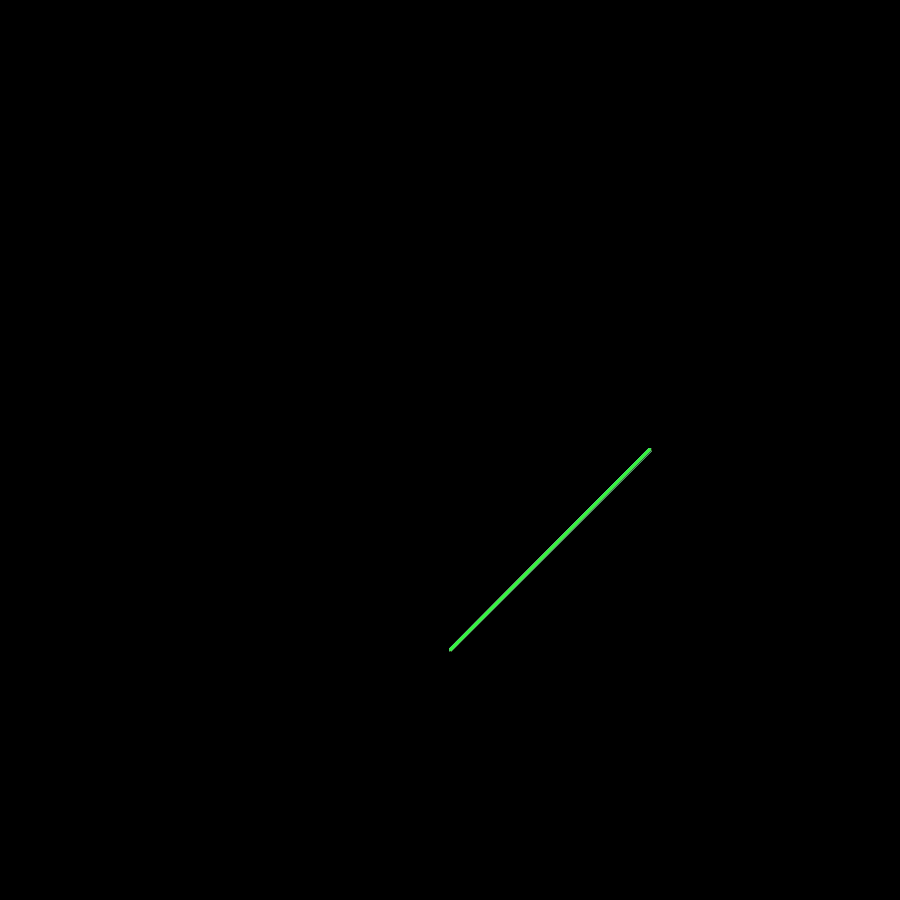
Frame 1 (no input)
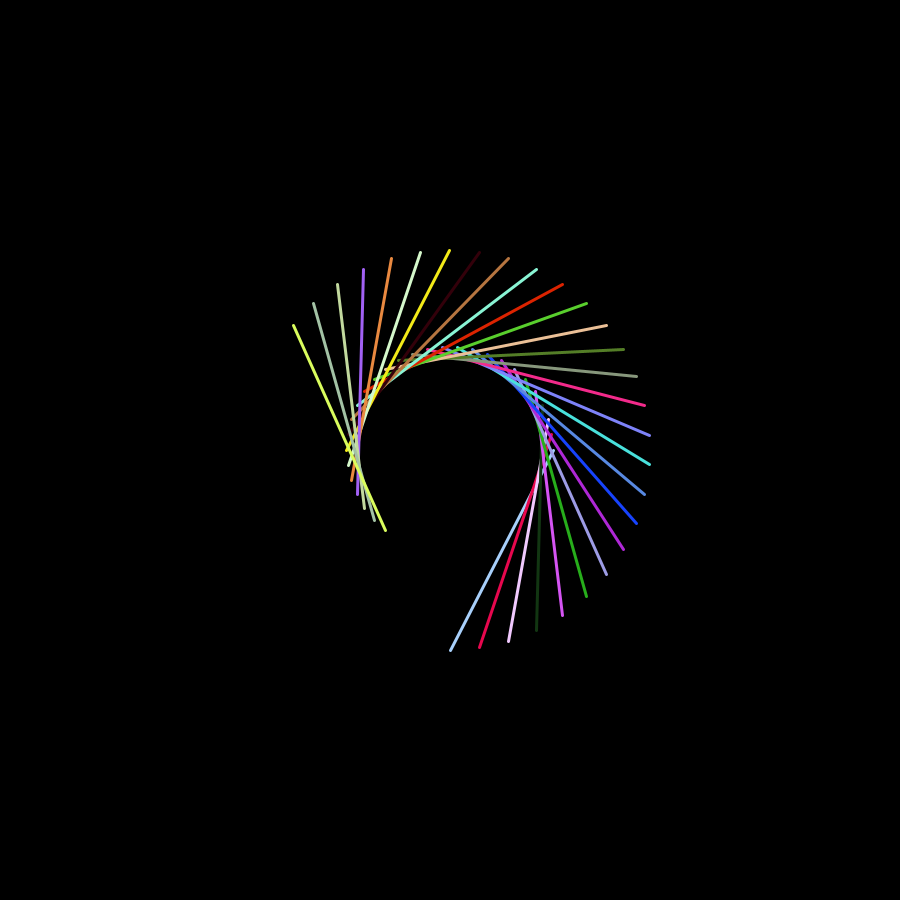
Frame 60 (the mouse pressed at the canvas centre just before this capture)
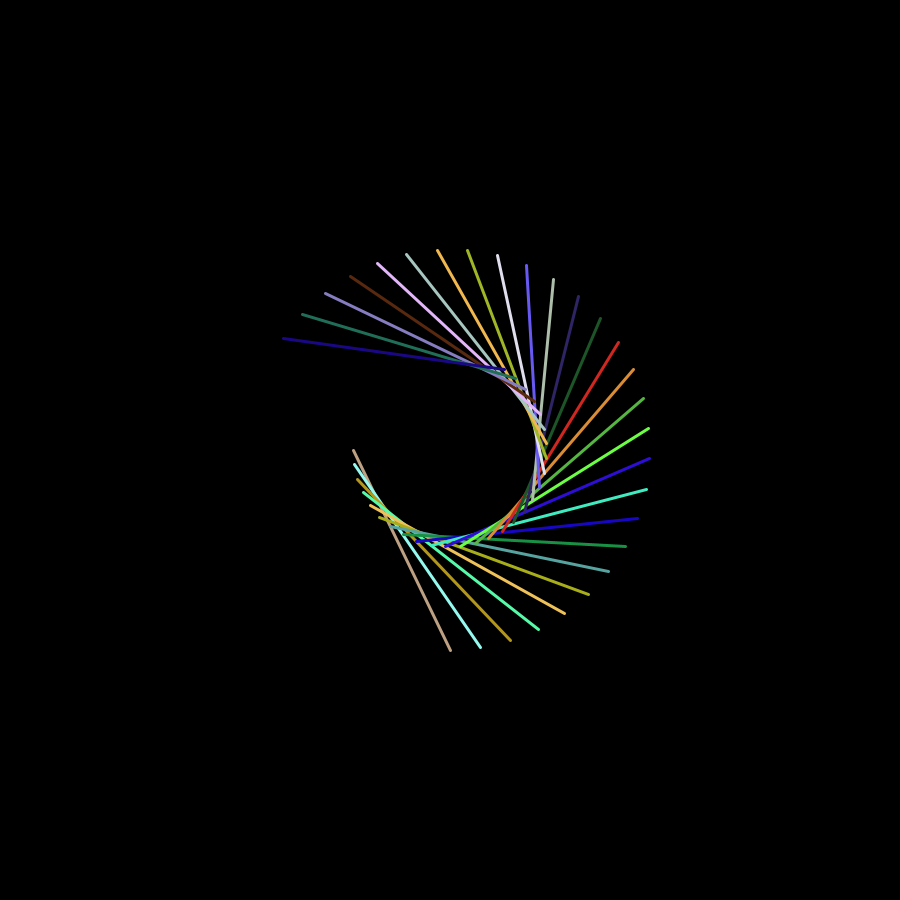
Frame 120 (the mouse held since frame 60 and released just before this capture)

The Processing sketch that drew these frames (run headless with seeded random() and noise(); from frame 60 on, the mouse is pressed at the canvas centre):

// Processing sketch: Line_codingArt_with_color
// ── Line_codingArt_with_color.pde
float angle = 90;
void setup() {
  size(900, 900);
}

void draw() {
  background(0);
  translate(width/2,height/2);
  strokeWeight(3);
  for (int i=0; i<280; i+=10){
    float ranR = random(255);
    float ranG = random(255);
    float ranB = random(255);
    stroke(ranR, ranG, ranB);
    pushMatrix();
    rotate(radians(i) * cos(radians(angle)));
    line(200*sin(radians(angle)),0,0,200);
    popMatrix();
  }
  angle++;
}
